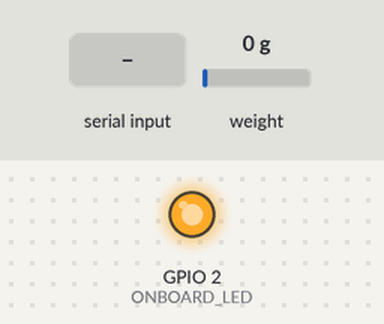
The sketch below on a simulated ESP32. Shown: output pins drawn as LEDs (lit = HIGH). The inputs (shaded band) are chosen by the test bench; at power-on: weight on the scale 0 g. WiFi joins after 1.5 s; servers stay silent unless stated; network time is answered at once with the bench clock; the local clock reads 2024-03-15 10:24:30 at power-on unless the sketch sets it; storage starts empty; EEPROM starts erased; what the sketch prints to the serial monitor is not drawn.

Above: at 0.4 s.
At 5.2 s:
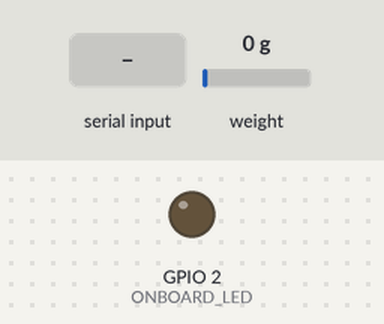
5.3 s: "c90\n" received over Serial
6.8 s: "n" received over Serial
8.3 s: "c,45\n" received over Serial
Timing chart, 0 to 11.3 s (numbered marks = the images above; inputs shaded):
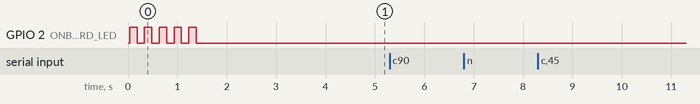

Measured:
- after the input at 5.3 s, every drawn part: stays the same
- after the input at 6.8 s, every drawn part: stays the same
- after the input at 8.3 s, every drawn part: stays the same

The sketch:

noCalWeightSensor_webserial.ino
```cpp
#include <HX711_ADC.h>
#if defined(ESP8266)|| defined(ESP32) || defined(AVR)
#include <EEPROM.h>
#include <FirebaseESP32.h>
#include  <WiFi.h>
#include <NTPClient.h>
#include <WiFiUdp.h>
#include <SPIFFS.h>
#include <Arduino.h>
#include <AsyncTCP.h>
#include <ESPAsyncWebServer.h>
#include <WebSerial.h>
#endif

#define ONBOARD_LED  2

//variables:
#define FIREBASE_HOST "[REDACTED]"
#define WIFI_SSID "[REDACTED]" // Change the name of your WIFI
#define WIFI_PASSWORD "[REDACTED]" // Change the password of your WIFI
#define FIREBASE_Authorization_key "[REDACTED]"

FirebaseData firebaseData;
FirebaseJson json;
AsyncWebServer server(80);

// Define NTP Client to get time
WiFiUDP ntpUDP;
NTPClient timeClient(ntpUDP);

// Variables to save date and time
String formattedDate;
String dayStamp;
String timeStamp;
String ipAddr;
//pins:
const int HX711_dout = 35; //mcu > HX711 dout pin
const int HX711_sck = 32; //mcu > HX711 sck pin

//HX711 constructor:
HX711_ADC LoadCell(HX711_dout, HX711_sck);

const int calVal_eepromAdress = 0;
unsigned long t = 0;

void setup() {
  Serial.begin(57600); delay(10);
  pinMode(ONBOARD_LED,OUTPUT);
  if (!SPIFFS.begin(true)) {
    Serial.println("An Error has occurred while mounting SPIFFS");
    return;
  }
  WiFi.begin (WIFI_SSID, WIFI_PASSWORD);
  Serial.print("Connecting...");
  while (WiFi.status() != WL_CONNECTED)
  {
    Serial.print(".");
    digitalWrite(ONBOARD_LED,HIGH);
    delay(150);
    digitalWrite(ONBOARD_LED,LOW);
    delay(150);
  }
  Serial.println();
  Serial.print("IP Address: ");
  Serial.println(WiFi.localIP());
  //Serial.println(WiFi.localIP().toString());
  Serial.println();
  Firebase.begin(FIREBASE_HOST,FIREBASE_Authorization_key);
  Firebase.setString(firebaseData, "/WEIGHT_SENSOR/IP", WiFi.localIP().toString());

// Initialize a NTPClient to get time
  timeClient.begin();
  // Set offset time in seconds to adjust for your timezone, for example:
  // GMT +1 = 3600
  // GMT +8 = 28800
  // GMT -1 = -3600
  // GMT 0 = 0
  timeClient.setTimeOffset(-18000);
  Serial.println();
  Serial.println("Starting...");

  File file = SPIFFS.open("/data.csv", FILE_WRITE);
  if (!file) {
    Serial.println("There was an error opening the file for writing");
    return;
  }
  file.print("");

  LoadCell.begin();
  //LoadCell.setReverseOutput(); //uncomment to turn a negative output value to positive
  float calibrationValue; // calibration value (see example file "Calibration.ino")
  //calibrationValue = 696.0; // uncomment this if you want to set the calibration value in the sketch
#if defined(ESP8266)|| defined(ESP32)
  EEPROM.begin(512); // uncomment this if you use ESP8266/ESP32 and want to fetch the calibration value from eeprom
#endif
  EEPROM.get(calVal_eepromAdress, calibrationValue); // uncomment this if you want to fetch the calibration value from eeprom

  unsigned long stabilizingtime = 2000; // preciscion right after power-up can be improved by adding a few seconds of stabilizing time
  boolean _tare = true; //set this to false if you don't want tare to be performed in the next step
  LoadCell.start(stabilizingtime, _tare);
  if (LoadCell.getTareTimeoutFlag()) {
    Serial.println("Timeout, check MCU>HX711 wiring and pin designations");
    while (1);
  }
  else {
    LoadCell.setCalFactor(calibrationValue); // set calibration value (float)
    Serial.println("Startup is complete");
  }
  WebSerial.begin(&server);
  WebSerial.msgCallback(recvMsg);
  server.begin();
}

void recvMsg(uint8_t *data, size_t len){
  String d = "";
  for(int i=0; i < len; i++){
    d += char(data[i]);
  }
  //WebSerial.println(d);
  if (d == "T"){
    WebSerial.println("Taring...");
    LoadCell.tareNoDelay();
    WebSerial.println("Tare Complete!");
  }
  //if (d=="C"){
  //  WebSerial.print("Current calibration factor: ");
  //  WebSerial.println(LoadCell.getCalFactor());
  //  delay(2000);
  //}
}

void loop() {
  while(!timeClient.update()) {
    timeClient.forceUpdate();
  }
  // The formattedDate comes with the following format:
  // 2018-05-28T16:00:13Z
  // We need to extract date and time
  formattedDate = timeClient.getFormattedDate();
  //Serial.println(formattedDate);

  // Extract date
  int splitT = formattedDate.indexOf("T");
  dayStamp = formattedDate.substring(0, splitT);
  dayStamp.remove(4, 1);
  dayStamp.remove(6, 1);
  //Serial.print("DATE: ");
  //Serial.println(dayStamp);
  // Extract time
  timeStamp = formattedDate.substring(splitT+1, formattedDate.length()-1);
  timeStamp.remove(2, 1);
  timeStamp.remove(4, 1);
  //Serial.print("HOUR: ");
  //Serial.println(timeStamp);
  //delay(1000);
//------------------------------------------------------------------------------------
  static boolean newDataReady = 0;
  const int serialPrintInterval = 0; //increase value to slow down serial print activity

  // check for new data/start next conversion:
  if (LoadCell.update()) newDataReady = true;

  // get smoothed value from the dataset:
  if (newDataReady) {
    if (millis() > t + serialPrintInterval) {
      float i = LoadCell.getData();
      Serial.print("Weight (kg): ");
      Serial.println(i);
      WebSerial.print("Weight (kg): ");
      WebSerial.println(i);
//------------------------------------------------------------------------------------
      if (i > 2) {
       Firebase.setString(firebaseData, "/WEIGHT_SENSOR/DATE", String(dayStamp));
       Firebase.setString(firebaseData, "/WEIGHT_SENSOR/TIME", String(timeStamp));
       Firebase.setString(firebaseData, "/WEIGHT_SENSOR/WEIGHT", i);
       File file = SPIFFS.open("/data.csv", FILE_APPEND);
       if (!file) {
         Serial.println("There was an error opening the file for writing");
         return;
       }
       file.print(String(dayStamp));
       file.print(",");
       file.print(String(timeStamp));
       file.print(",");
       file.println(i);
       file.close();
       //delay(1000);
      }
      //else if (i < -5) {
      //  LoadCell.tareNoDelay();
      //}
//------------------------------------------------------------------------------------
      newDataReady = 0;
      t = millis();
    }
  }
    if (Serial.available() > 0) {
    char inByte = Serial.read();
    if (inByte == 't') LoadCell.tareNoDelay(); //tare
    else if (inByte == 'r'){
      File file = SPIFFS.open("/data.csv");
      if(!file || file.isDirectory()){
        Serial.println("Failed to open file for reading!");
        delay(1000);
        return;
      }
      while(file.available()){
        Serial.write(file.read());
      }
      delay(5000);
      file.close();
    }
    else if (inByte == 'd'){
      File file = SPIFFS.open("/data.csv", FILE_WRITE);
      if(!file){
        Serial.println("Failed to open file for reading!");
        delay(1000);
        return;
      }
      if(file.print("")){
        Serial.println("Data Cleared!");
        delay(1000);
    }
    file.close();
    }
    else if (inByte == 'c'){
      changeSavedCalFactor();
    }
  }
  //delay(125);
}

void changeSavedCalFactor() {
  float oldCalibrationValue = LoadCell.getCalFactor();
  boolean _resume = false;
  Serial.println("***");
  Serial.print("Current value is: ");
  Serial.println(oldCalibrationValue);
  Serial.println("Now, send the new value from serial monitor, i.e. 696.0");
  float newCalibrationValue;
  while (_resume == false) {
    if (Serial.available() > 0) {
      newCalibrationValue = Serial.parseFloat();
      if (newCalibrationValue != 0) {
        Serial.print("New calibration value is: ");
        Serial.println(newCalibrationValue);
        LoadCell.setCalFactor(newCalibrationValue);
        _resume = true;
      }
    }
  }
  _resume = false;
  Serial.print("Save this value to EEPROM adress ");
  Serial.print(calVal_eepromAdress);
  Serial.println("? y/n");
  while (_resume == false) {
    if (Serial.available() > 0) {
      char inByte = Serial.read();
      if (inByte == 'y') {
#if defined(ESP8266)|| defined(ESP32)
        EEPROM.begin(512);
#endif
        EEPROM.put(calVal_eepromAdress, newCalibrationValue);
#if defined(ESP8266)|| defined(ESP32)
        EEPROM.commit();
#endif
        EEPROM.get(calVal_eepromAdress, newCalibrationValue);
        Serial.print("Value ");
        Serial.print(newCalibrationValue);
        Serial.print(" saved to EEPROM address: ");
        Serial.println(calVal_eepromAdress);
        _resume = true;
      }
      else if (inByte == 'n') {
        Serial.println("Value not saved to EEPROM");
        _resume = true;
      }
    }
  }
  Serial.println("End change calibration value");
  Serial.println("***");
}
```
